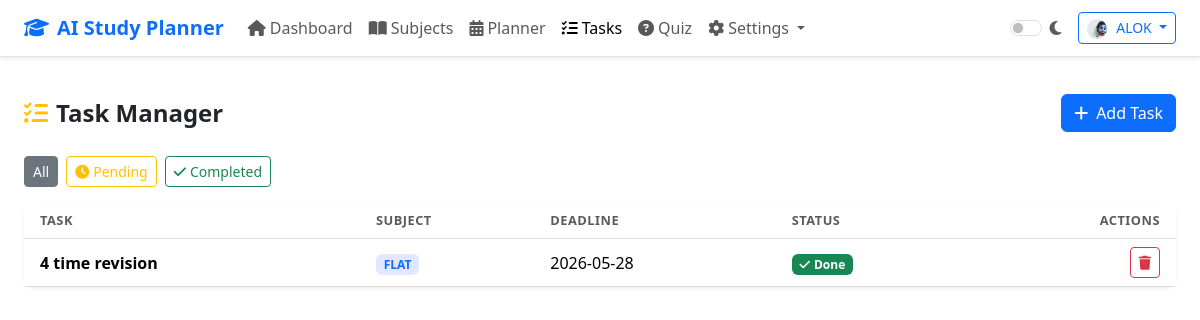
Page /tasks (signed in) on the committed database.
### tables this page shows
CREATE TABLE tasks (
            id         INTEGER PRIMARY KEY AUTOINCREMENT,
            user_id    INTEGER NOT NULL,
            task_name  TEXT    NOT NULL,
            subject    TEXT    NOT NULL,
            deadline   DATE    NOT NULL,
            status     TEXT    DEFAULT 'Pending',
            created_at TIMESTAMP DEFAULT CURRENT_TIMESTAMP,
            FOREIGN KEY (user_id) REFERENCES users(id)
        );

### app.py (the view)
@app.route("/tasks")
@login_required
def tasks():
    uid  = session["user_id"]
    conn = get_db()
    all_tasks = conn.execute(
        "SELECT * FROM tasks WHERE user_id=? ORDER BY deadline", (uid,)
    ).fetchall()
    subject_names = conn.execute(
        "SELECT DISTINCT subject_name FROM subjects WHERE user_id=?", (uid,)
    ).fetchall()
    conn.close()
    return render_template(
        "tasks.html",
        tasks=all_tasks,
        subject_names=subject_names,
        today=date.today().strftime("%Y-%m-%d"),
    )

### app.py (called while the page is built)
def get_db():
    conn = sqlite3.connect(DATABASE)
    conn.row_factory = sqlite3.Row
    return conn

def login_required(f):
    @wraps(f)
    def decorated(*args, **kwargs):
        if "user_id" not in session:
            flash("Please login to continue.", "warning")
            return redirect(url_for("login"))
        return f(*args, **kwargs)
    return decorated

@app.template_filter("days_until")
def days_until_filter(date_str):
    try:
        target = datetime.strptime(date_str, "%Y-%m-%d").date()
        return (target - date.today()).days
    except Exception:
        return 0

### templates/tasks.html (shortened to what this page needs)
{% extends "base.html" %}
{% block content %}
<div class="container-fluid px-4 py-4">
  <div class="d-flex flex-wrap justify-content-between align-items-center mb-4 gap-2">
    <h4 class="fw-bold mb-0">
      <i class="fas fa-tasks me-2 text-warning"></i>Task Manager
    </h4>
    <button class="btn btn-primary" data-bs-toggle="modal" data-bs-target="#addTaskModal">
      <i class="fas fa-plus me-2"></i>Add Task
    </button>
  </div>
  <div class="d-flex gap-2 mb-3 flex-wrap">
    <button class="btn btn-sm btn-outline-secondary active" id="filterAll"
            onclick="filterTasks('all', this)">All</button>
    <button class="btn btn-sm btn-outline-warning" id="filterPending"
            onclick="filterTasks('Pending', this)">
      <i class="fas fa-clock me-1"></i>Pending
    </button>
    <button class="btn btn-sm btn-outline-success" id="filterDone"
            onclick="filterTasks('Completed', this)">
      <i class="fas fa-check me-1"></i>Completed
    </button>
  </div>
  {% if tasks %}
    <div class="card border-0 shadow-sm">
      <div class="card-body p-0">
        <div class="table-responsive">
          <table class="table table-hover align-middle mb-0" id="taskTable">
            <thead>
              <tr>
                <th class="ps-3">Task</th>
                <th>Subject</th>
                <th>Deadline</th>
                <th>Status</th>
                <th class="text-end pe-3">Actions</th>
              </tr>
            </thead>
            <tbody>
              {% for t in tasks %}
                {% set days_left = t.deadline | days_until %}
                <tr data-status="{{ t.status }}">
                  <td class="ps-3 fw-semibold">{{ t.task_name }}</td>
                  <td>
                    <span class="badge bg-primary bg-opacity-15 text-primary">{{ t.subject }}</span>
                  </td>
                  <td>
                    {{ t.deadline }}
                  </td>
                  <td>
                    {% if t.status == 'Completed' %}
                      <span class="badge bg-success"><i class="fas fa-check me-1"></i>Done</span>
                    {% else %}
                      <span class="badge bg-warning text-dark"><i class="fas fa-clock me-1"></i>Pending</span>
                    {% endif %}
                  </td>
                  <td class="text-end pe-3">
                    <div class="d-flex justify-content-end gap-1">
                      <a href="{{ url_for('delete_task', tid=t.id) }}"
                         class="btn btn-sm btn-outline-danger" title="Delete"
                         onclick="return confirm('Delete this task?')">
                        <i class="fas fa-trash"></i>
                      </a>
                    </div>
                  </td>
                </tr>
              {% endfor %}
            </tbody>
          </table>
        </div>
      </div>
    </div>
  {% endif %}
</div>
{% endblock %}

### static/css/style.css (style rules this page uses)
body { min-height: 100vh; }
html { transition: background-color 0.3s, color 0.3s; }
.card { border-radius: 12px; }
.table th { font-weight: 600; font-size: 0.8rem; text-transform: uppercase; letter-spacing: 0.04em; color: var(--bs-secondary-color); }
.bg-primary.bg-opacity-15 { background-color: rgba(67, 97, 238, 0.15) !important; }

### rows in the picture
tasks: task_name "4 time revision", subject "FLAT", deadline "2026-05-28", status "Completed" (drawn)

### other values in the picture
{{ session.user_name }} "ALOK"
